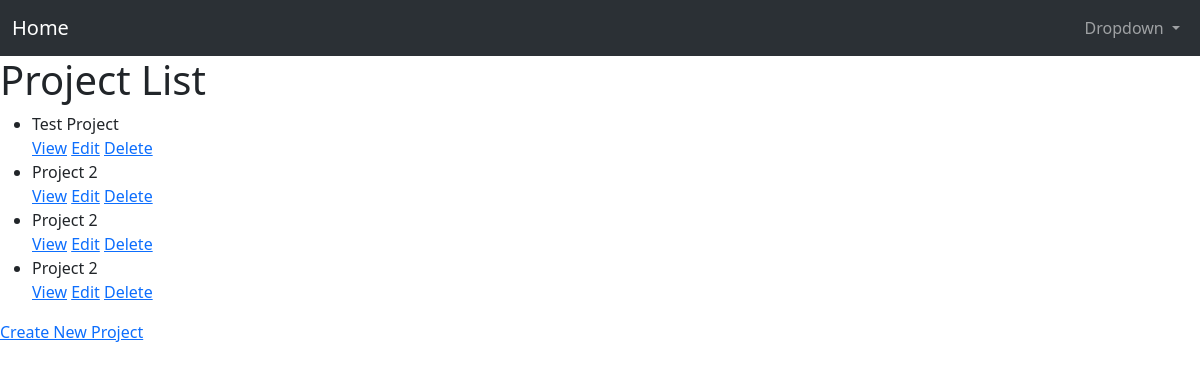
The page /projects/ on the database as committed earlier.
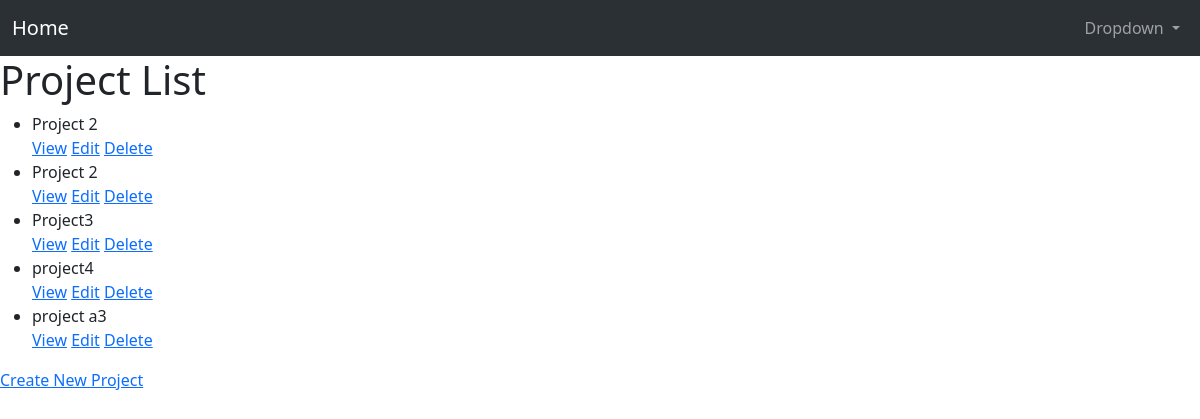
The same page on the database as committed later.
### projects/models.py (models this page shows, shortened)
class Project(models.Model):
    name                        = models.CharField(max_length=255)
    description                 = models.TextField()
    time_frame_for_completion   = models.DateField()
    time_created                = models.DateTimeField(auto_now_add=True)
    time_updated = models.DateTimeField(auto_now=True)
    users = models.ManyToManyField(CustomUser, related_name='projects', through='Membership')
    ACTIVE = 'A'
    COMPLETED = 'C'
    DORMANT = 'D'
    STATUS_CHOICES = (
        (ACTIVE, "Active"),
        (COMPLETED, "Completed"),
        (DORMANT, "Dormant"),
    )
    status = models.CharField(
        max_length=1,
        choices = STATUS_CHOICES,
        default = ACTIVE,
    )

### projects/views.py (the view)
# urls.py: path('', ProjectListView.as_view(), name='projects-list'),
class ProjectListView(ListView):
    template_name = 'projects/project_list.html'
    queryset = Project.objects.all()

### projects/templates/projects/project_list.html
{% extends 'base.html' %}
{% block content %}
        <h1>Project List</h1>
        <ul>
            {% for project in object_list %}
                <li>{{ project.name }}</li>
                <a href="{% url 'projects:projects-detail' project.pk %}">View</a>
                <a href="{% url 'projects:projects-update' project.pk %}">Edit</a>
                <a href="{% url 'projects:projects-delete' project.pk %}">Delete</a>
            {% endfor %}
        </ul>
        <a href="{% url 'projects:projects-create' %}">Create New Project</a>
{% endblock %}

Rows that differ between the two databases and show on the page:
removed Project: name "Test Project"
removed Project: name "Project 2"
added Project: name "Project3"
added Project: name "project4"
added Project: name "project a3"
